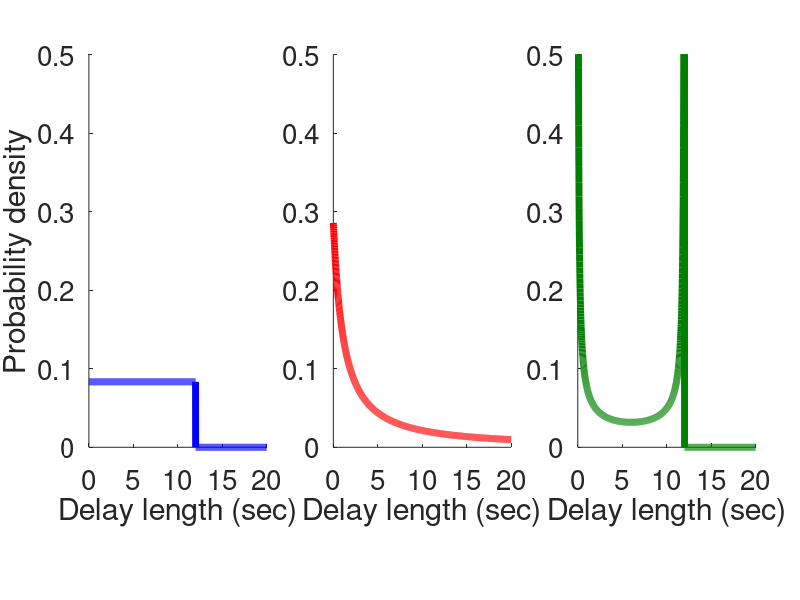
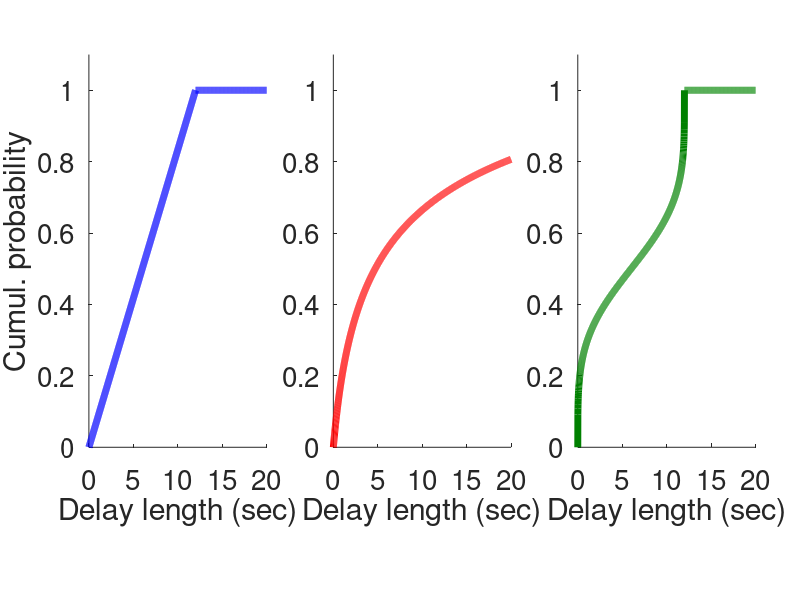
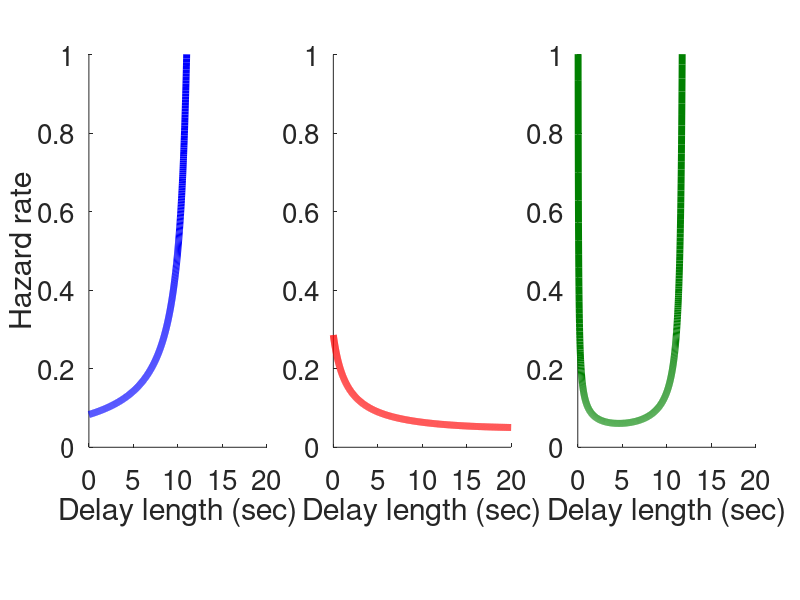
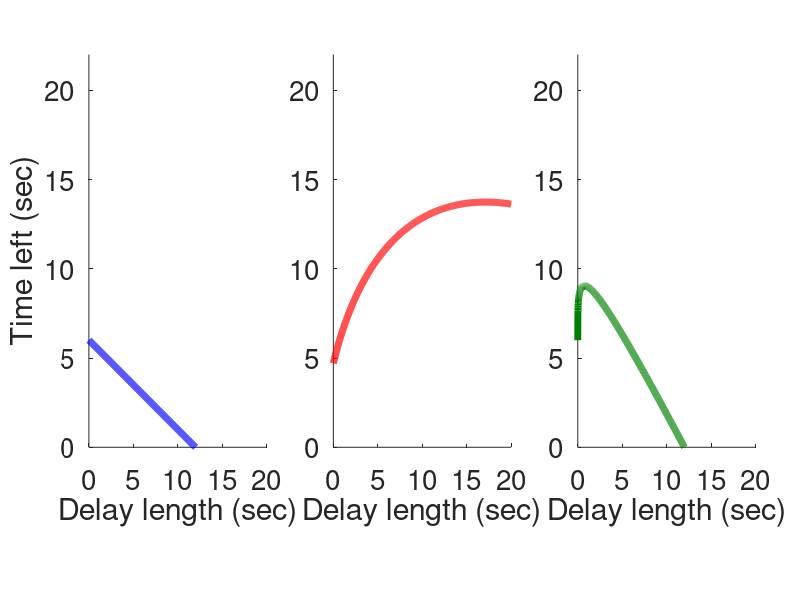

Source code (MATLAB) for these figures, in order:
function [tGrid, fx] = distribPlots
% plots functions of the distributions used in qtask02.
% (for use in the cog sci talk and beyond)
% details:
%   1. functions are computed analytically from distrib params
%       -> not using empirically sampled delays from the experiment, as
%       in the cog sci paper
%       -> not using sampling methods
%   2. the two distributions may be plotted either on separate axes (better
%   for slides) or together on the same axes.
%   3. all functions need to account for truncation of the gp distribution

% basic parameters
tGrid = (0:0.01:20)'; % time grid (sec)
dist = {'unif', 'gp', 'beta'};
pars = {{0, 12}, {4, 5.75, 0}, {0.25, 0.25}};
scaling = [1, 1, 12];
trunc = [inf, 60, inf]; % upper bound at which the distribution is truncated
% for each distrib, G(t) = integral of t*f(t) 
% used for computing truncated mean (see comments below)
b = pars{1}{2};
Gt{1} = @(x) (x.^2)./(2*b);
k = pars{2}{1};
sigma = pars{2}{2};
Gt{2} = @(x) ((sigma+x)./(k-1)).*(1 + k.*x./sigma).^(-1/k);

% compute the functions of interest
fx = struct([]);
for d = 1:3 % for each distribution
    
    % find the cumulative probability corresponding to the point 
    % at which the distrib is truncated. the cdf at this point will
    % actually equal 1 due to truncation, and several functions will be
    % corrected accordingly.
    truncCDF = cdf(dist{d},trunc(d)./scaling(d),pars{d}{:});
    
    % probability density
    uncorrPDF = pdf(dist{d},tGrid./scaling(d),pars{d}{:})./scaling(d);
    fx(d).density = uncorrPDF./truncCDF; % correct for truncation
    fx(d).density(isinf(fx(d).density)) = 10; % deal with inf values
    
    % cumulative probability
    uncorrCDF = cdf(dist{d},tGrid./scaling(d),pars{d}{:});
    fx(d).cumul = uncorrCDF./truncCDF; % correct for truncation
    
    % hazard function
    fx(d).hazard = fx(d).density./(1-fx(d).cumul);

    % quartile boundaries
    quartBounds = zeros(1,4);
    for q = 1:4
        targProb = truncCDF*q/4;
        quartBounds(q) = scaling(d).*icdf(dist{d},targProb,pars{d}{:}); % desired percentile
    end
    fprintf('\t%s: quartile ceilings: %1.4f, %1.4f, %1.4f, and %1.4f sec\n',dist{d},quartBounds);
    
    % median-based prediction of remaining time
    %   (this will be shown in a dynamic plot)
    % first find the uncorrected CDF value corresponding to the
    % median-based prediction. this is the value halfway between the CDF at
    % the current time and the CDF at the truncation point
    predictionCDF = (uncorrCDF + truncCDF)./2;
    fx(d).medianAbs = scaling(d).*icdf(dist{d},predictionCDF,pars{d}{:}); % absolute prediction
    fx(d).median = fx(d).medianAbs - tGrid; % relative (i.e., time remaining)
    % the prediction is undefined for times above the distrib range
    rangeMax = trunc(d);
    if strcmp(dist{d},'unif'), rangeMax = min(rangeMax,pars{d}{2}); end
    if strcmp(dist{d},'beta'), rangeMax = scaling(d); end
    fx(d).median(tGrid>rangeMax) = nan;
    
    % expected return based on various quitting policies
    rwdLg = 0.05; % 20 points at 400 pts/$
    rwdSm = 0.0025; % 1 point at 400 pts/$
    iti = 0.8; % ITI duration
    totTime = 20*60; % 10 minutes to play
    % will vary with quitting policy:
    %   1. delay for the small reward (equals time waited before quitting)
    %   2. probability of large reward (equals the CDF)
    %   3. mean delay for large reward (more difficult to compute)
    delaySm = tGrid;
    
    %   pLg, probability of large reward, is the cdf of the reward
    %   distribution
    pLg = fx(d).cumul; 
    
    % SAMPLING approach to the bounded mean
    fprintf('sampling...');
    for t = 1:length(tGrid)
        tNow = tGrid(t);
        if mod(tNow,1)==0, fprintf('%d...',tNow); end
        if tNow==0
            delayLg(t,1) = 0;
        elseif tNow>rangeMax
            delayLg(t,1) = nan;
        else
            sampProb = uncorrCDF(t)*rand(1000,1); % uniform distrib of cumulative probabilities
            if strcmp(dist{d},'beta')
                sampProb(sampProb>0.999) = 0.999; % impose cutoff on beta dist for technical reasons
            end
            sampVal = scaling(d).*icdf(dist{d},sampProb,pars{d}{:});
            delayLg(t,1) = mean(sampVal);
        end
    end
    fprintf('\n');
    expRwd = pLg.*rwdLg + (1-pLg).*rwdSm;
    expDelay = pLg.*delayLg + (1-pLg).*delaySm + iti;
    sample(d).expReturn = totTime.*expRwd./expDelay;
    
    % use the sampling-based version for beta
    if strcmp(dist{d},'beta')
        fx(d).expReturn = sample(d).expReturn;
    else
        % analytical approach (described in comments below)
        delayLg = (Gt{d}(tGrid) - Gt{d}(0))./uncorrCDF;
        delayLg(tGrid>rangeMax) = nan;
        expRwd = pLg.*rwdLg + (1-pLg).*rwdSm;
        expDelay = pLg.*delayLg + (1-pLg).*delaySm + iti;
        fx(d).expReturn = totTime.*expRwd./expDelay;
    end
    
    % ANALYTICAL approach to the bounded mean
    % details - GP:
    %   the gp pdf f(x) = (1/sigma)*(1+k*(x/sigma))^(-1-1/k)
    %   (assuming location theta = 0)
    %   the integral of x*f(x) was computed using a calculator at
    %     http://integrals.wolfram.com
    %   it is G(x) = ((sigma+x)/(k-1))*(1 + k*x/sigma)^(-1/k)
    %   the mean truncated at T equals [G(T) - G(0)]/F(T)
    % details - UNIF:
    %   the mean truncated at T equals T/2
    %   this can be arrived at in the same way as above:
    %   G(x) = x^2/24 and F(x) = x/12
    %   [G(T) - G(0)]/F(T) = T/2
    % details - BETA:
    %   pdf f(x) = [x^(a-1) * (1-x)^(b-1)]/[normalization constant]
    %   we will ignore the normalization constant
    %   integral of f(x):
    %   F(x) = 
    
    % print info about the maximum earnings AND earnings at 12 sec
    [maxVal, maxIdx] = max(fx(d).expReturn);
    maxTime = tGrid(maxIdx);
    valAt12 = fx(d).expReturn(tGrid==12);
    fprintf('%s: max pay is $%1.2f at %1.3fsec; pay at 12sec is $%1.2f.\n',...
        dist{d},maxVal,maxTime,valAt12);
    
    
    
end

% create plots
fxNames = {'density', 'cumul', 'hazard', 'median', 'expReturn'};
fxYMax = [0.5, 1.1, 1, 22, 15];
fxYTick = {0:0.1:0.5, 0:0.2:1, 0:0.2:1, 0:5:20, 0:3:12};
fxYLabel = {'Probability density', 'Cumul. probability', 'Hazard rate', 'Time left (sec)', 'Return ($)'};
fxXLabel = [repmat({'Delay length (sec)'},1,4), {'Waiting policy (sec)'}];
col{1} = [0, 0, 1]; % unif condition: blue
col{2} = [1, 0, 0]; % gp condition: red 
col{3} = [0, 0.5, 0]; % beta condition: green 
for i = 1:length(fxNames)
    fname = fxNames{i};
    figure(i);
    fprintf('figure %d: %s\n',gcf,fname);
    for d = 1:3
        subplot(1,3,d);
        h = plot(tGrid,fx(d).(fname));
        % simulation overlay was included as a check (passed)
        % if strcmp(fname,'expReturn'), hold on; plot(tGrid,sample(d).expReturn,'r'); hold off; end
        set(gca,'XLim',[0, tGrid(end)],'YLim',[0, fxYMax(i)],...
            'XTick',0:5:tGrid(end),'YTick',fxYTick{i});
        set(gca,'Box','off','LineWidth',0.5,'FontSize',20);
        xlabel(fxXLabel{i});
        if d==1, ylabel(fxYLabel{i}); end
        set(h,'Color',col{d},'LineWidth',5);
        set(gcf,'Units','points','Position',[100, 230, 900, 275]); % 72 points per inch
        set(gca,'Units','points','Position',[25 + d*75 + (d-1)*200, 70, 200, 180]);
        
    end
end

% create plots for paper: multiple distributions on same axis. 
% goal is a figure 3 in wide, tiled 2x2 with plots: 1 in wide axes
fxNames = {'density', 'cumul', 'expReturn'};
fxYMax = [0.5, 1.1, 15];
fxYTick = {0:0.1:0.5, 0:0.2:1, 0:3:12};
fxYLabel = {'Probability density', 'Cumul. probability', 'Return ($)'};
fxXLabel = {'Delay length (sec)', 'Delay length (sec)', 'Waiting policy (sec)'};
col{1} = [0, 0, 0.5]; % unif condition: dark blue
col{2} = [1, 0.1, 0.1]; % gp condition: light red 
for i = 1:length(fxNames)
    fname = fxNames{i};
    figure(gcf+1);
    clf;
    hold on;
    for d = 1:3
        h = plot(tGrid,fx(d).(fname));
        set(gca,'XLim',[0, tGrid(end)],'YLim',[0, fxYMax(i)],...
            'XTick',0:5:tGrid(end),'YTick',fxYTick{i});
        set(gca,'Box','off','LineWidth',1,'FontSize',8);
        xlabel(fxXLabel{i});
        ylabel(fxYLabel{i});
        set(h,'Color',col{d},'LineWidth',2);
        set(gcf,'Units','points','Position',[100, 300, 144, 144]); % 72 points per inch
        axpos = get(gca,'Position');
        % set margins to 25%, axis dimensions to 50% of figure window
        set(gca,'Position',[0.25, 0.25, 0.5, 0.5]);
        
    end
end



